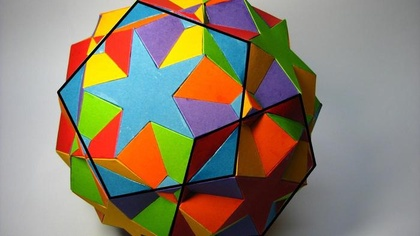
%> input picture A6/image1.jpg, 420 x 236 px, shrunk from 700 x 394 before the run
$ octave Question.m   (GNU Octave 9; MATLAB toolbox functions it lacks are replaced by stand-ins)
%> lines starting %> are read from the running program, lines starting %| are printed output that depends on the picture
% original image
I=imread('image1.jpg');
%> I is the input picture: size 236x420x3 uint8; mean R, G, B 138.7, 128.3, 110.1
% grayscale image
I=rgb2gray(I);
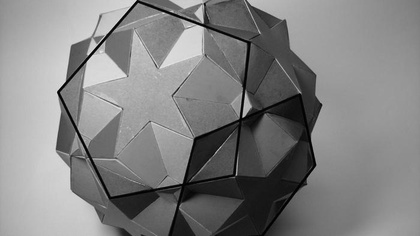
%> I: size 236x420 uint8; min 0, max 231, mean 129.3
% size of image
[m,n]=size(I);
%> m = 236; n = 420
imshow(I);
% get projections using radon transform
Theta=0:179;
[R,P]=radon(I,Theta);
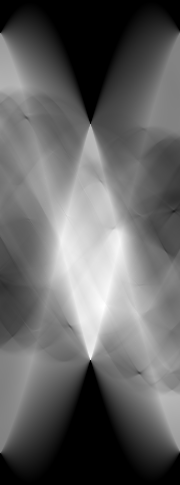
%> R: size 485x180 double; min 0, max 67167.1, mean 26433.1; drawn with min black and max white
%> P = 485 values from -242 to 242
figure;
% plot sinogram
imagesc(Theta,P,R);
title('R_{\theta} (x\prime)');
xlabel('\theta(degrees)');
ylabel('X\prime');
colorbar;
% BackPrjection
J=zeros(m,n);
%> (the run ends here)
